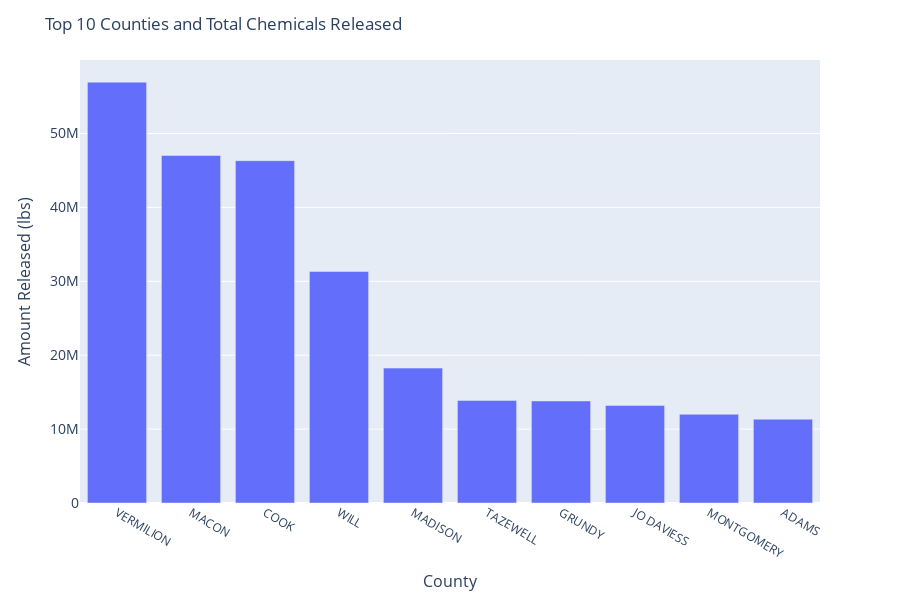

Notebook cell for this chart:
### Code cell
fig = px.bar(county_grouped_gtz, x = x, y = y)
fig.update_layout(title_text = 'Top 10 Counties and Total Chemicals Released',
                  xaxis=dict(title= 'County', titlefont_size = 16),
                 yaxis=dict(title = 'Amount Released (lbs)', titlefont_size = 16, tickfont_size=14))
fig.show()
plotly.offline.plot(fig, filename='top_10_counties_amount.html', auto_open = False)

### Figure 1 — Plotly figure (JSON) as saved in the notebook; plotly's stock layout.template omitted (floating-point values rounded to 4 significant figures)
{"data": [{"alignmentgroup": "True", "hoverlabel": {"namelength": 0}, "hovertemplate": "x=%{x}<br>y=%{y}", "legendgroup": "", "marker": {"color": "#636efa"}, "name": "", "offsetgroup": "", "orientation": "v", "showlegend": false, "textposition": "auto", "type": "bar", "x": ["VERMILION", "MACON", "COOK", "WILL", "MADISON", "TAZEWELL", "GRUNDY", "JO DAVIESS", "MONTGOMERY", "ADAMS"], "xaxis": "x", "y": [56950000.0, 47030000.0, 46330000.0, 31340000.0, 18250000.0, 13880000.0, 13810000.0, 13210000.0, 12010000.0, 11340000.0], "yaxis": "y"}], "layout": {"barmode": "relative", "height": 600, "legend": {"tracegroupgap": 0}, "margin": {"t": 60}, "title": {"text": "Top 10 Counties and Total Chemicals Released"}, "xaxis": {"anchor": "y", "domain": [0, 1], "title": {"font": {"size": 16}, "text": "County"}}, "yaxis": {"anchor": "x", "domain": [0, 1], "tickfont": {"size": 14}, "title": {"font": {"size": 16}, "text": "Amount Released (lbs)"}}}}
